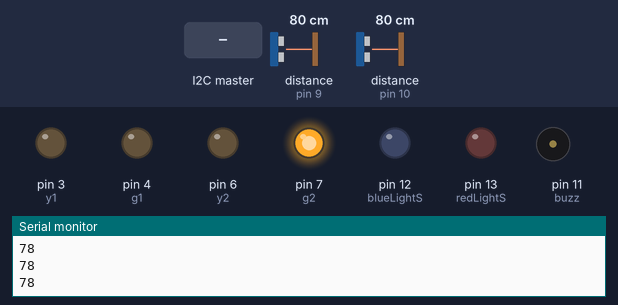
This sketch was run on a simulated Arduino Uno, built with avr-gcc and run on an emulated ATmega328P. Parts: output pins drawn as LEDs (lit = HIGH), buzzer (waves = sounding), the last lines printed to the serial monitor. Wiring (inferred from the names in the program): ultrasonic range finder: trigger pin 8; echo pin 9. Inputs (shaded band) come from the test bench; at power-on: distance to the obstacle (sensors on pin 9, pin 10) 80 cm. The echo pulse lasts 58.3 µs per cm; pins used as bus, display or sensor lines are not drawn.

Above: at 1.2 s.
1.3 s: distance to the obstacle (sensor on pin 9) set to 12 cm
2.8 s: distance to the obstacle (sensor on pin 9) set to 9 cm
At 3.04 s:
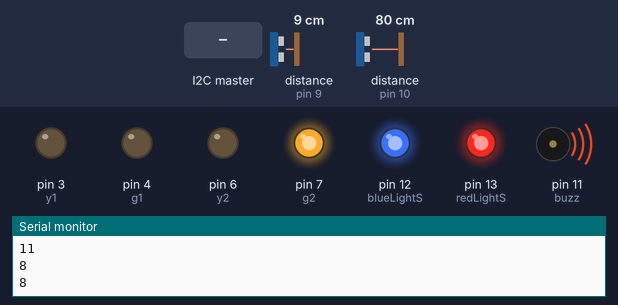
5.8 s: the I2C master sends the byte 1
At 8.7 s:
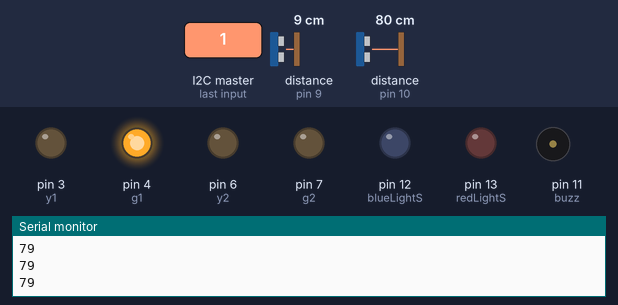
8.8 s: distance to the obstacle (sensor on pin 10) set to 12 cm
10.3 s: distance to the obstacle (sensor on pin 10) set to 9 cm
At 10.55 s:
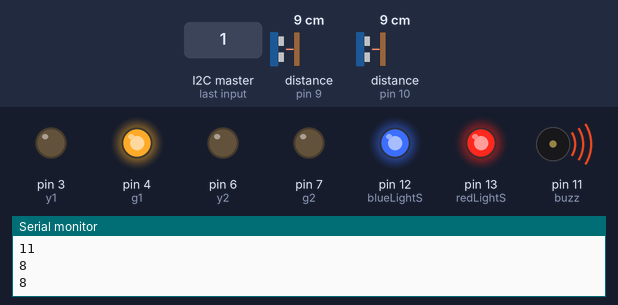
13.3 s: the I2C master sends the byte 0
At 15.9 s:
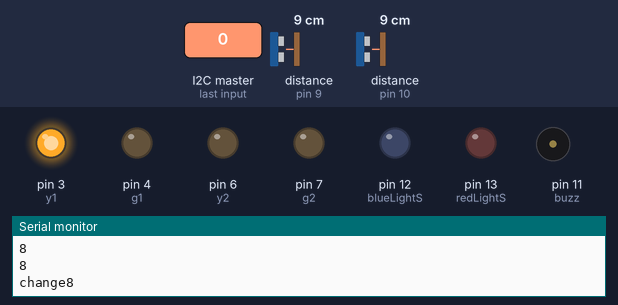
Timing chart, 0 to 17.3 s (numbered marks = the images above; inputs shaded):
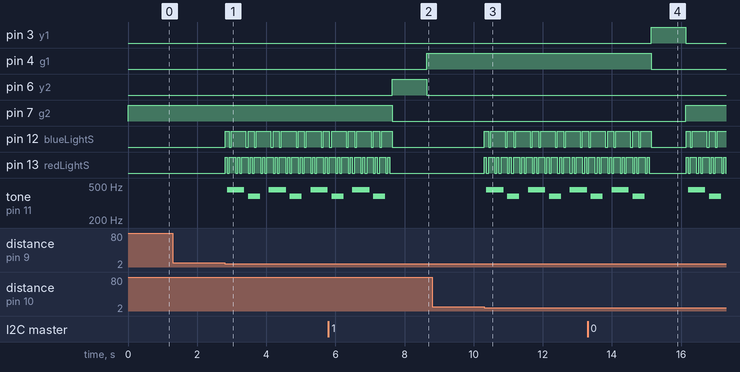

The sketch:

Slave.ino
```cpp
//To the reader: I apologize for the nightmare of a program you are about to read
//Port: COM6
#include <Wire.h> //Library includes functions to send bytes between 2 Arduinos

const int r1 = 2;
const int y1 = 3;
const int g1 = 4;
const int r2 = 5;
const int y2 = 6;
const int g2 = 7;
const int trigPin1 = 8;
const int echoPin1 = 9;
const int echoPin2 = 10;
const int buzz = 11;
const int blueLightS = 12;
const int redLightS = 13;
const int fiveSec = 5000;
const int threeSec = 3000;
const int oneSec = 1000;
int toggle = 0;

// defines variables
long duration;
int distance;

void setup()
{
  pinMode(r1, OUTPUT);
  pinMode(y1, OUTPUT);
  pinMode(g1, OUTPUT);
  pinMode(r2, OUTPUT);
  pinMode(y2, OUTPUT);
  pinMode(g2, OUTPUT);
  pinMode(trigPin1, OUTPUT);
  pinMode(echoPin1, INPUT);
  pinMode(echoPin2, INPUT);
  pinMode(buzz,OUTPUT);
  pinMode(redLightS, OUTPUT);
  pinMode(blueLightS, OUTPUT);
  Wire.begin(2);
  Wire.onReceive(change);

  Serial.begin(9600); // Starts the serial communication
}

void change(int bytes)
{
  toggle = Wire.read();
  Serial.print("change");
}
void loop()
{
  int i = 0; //timing variable for main loop
  int j; //timing variable for sub-loop
  int b1 = 1000, b2 = 1000; //buffer variables to hold temporary distance values

  //****************************************************************************************
  while (toggle == 0) //Loop for Distance Sensor 1
  {
    j = 0;
    digitalWrite(r1, HIGH);
    digitalWrite(y1, LOW);
    digitalWrite(g1, LOW);
    digitalWrite(g2, HIGH);
    digitalWrite(trigPin1, LOW);
    delayMicroseconds(10); // Sets the trigPin on HIGH state for 10 micro seconds
    digitalWrite(trigPin1, HIGH);
    delayMicroseconds(10);  // Reads the echoPin, returns the sound wave travel time in microseconds
    digitalWrite(trigPin1, LOW);
    duration = pulseIn(echoPin1, HIGH);
    distance = duration*0.034/2; //Calculates the distance
    if (distance < 10 && b1 < 10 && b2 < 10) //checks whether all three distance variables are less than 10 in which case STOP! YOU HAVE VIOLATED THE LAW!
    {
      while (j < 80)
      {
        int k = 0;
        if (j % 3 == 0 || j % 4 == 0)
        {
           while (k < 30) //You know, some days I REALLY hate this major
           {
            digitalWrite(redLightS, HIGH);
            digitalWrite(blueLightS, HIGH);
            delay(2);
            k++;
          }
        }
        else if (j % 2 == 0 && j != 0)
        {
          while (k < 30)
          {
            digitalWrite(blueLightS, LOW);
            digitalWrite(redLightS, HIGH);
            delay(2);
            k++;
          }
        }
        else if (j % 2 == 1 && j != 0)
        {
            while (k < 30)
            {
              digitalWrite(redLightS, LOW);
              digitalWrite(blueLightS, HIGH);
              delay(2);
              k++;
           }
        }
        else
        {
            while (k < 30)
            {
              digitalWrite(redLightS, HIGH);
              digitalWrite(blueLightS, HIGH);
              delay(2);
              k++;
           }
        }
        if (j % 20 == 0)  //Causes the buzzer to alternate between 2 tones
        {
              noTone(buzz);
              tone(buzz, 454, 500);
         }
         else if (j % 10 == 0)
         {
            noTone(buzz);
            tone (buzz, 380, 350);
         }
         j++;
      }
   }
   digitalWrite(redLightS, LOW);
   digitalWrite(blueLightS, LOW);
   b2 = b1;
   b1 = distance;
   Serial.println(distance);
   if (toggle == 1)
   {
     tLight(toggle);
   }
  }

  b1 = 1000;
  b2 = 1000;
  distance = 0;

  //*****************************************************************************************************************************************************************************************************************************************

  while (toggle == 1) //Loop 2
  {
    j = 0;
    digitalWrite(r2, HIGH);
    digitalWrite(y2, LOW);
    digitalWrite(g2, LOW);
    digitalWrite(trigPin1, LOW);
    delayMicroseconds(10);
    digitalWrite(trigPin1, HIGH);
    delayMicroseconds(10);
    digitalWrite(trigPin1, LOW);
    duration = pulseIn(echoPin2, HIGH);
    distance = duration*0.034/2; // Calculating the distance
    if (distance < 10 && b1 < 10 && b2 < 10)  //checks whether all three distance variables are less than 10 in which case STOP! YOU HAVE VIOLATED THE LAW!
    {
      while (j < 80)
      {
        int k = 0;
        if (j % 3 == 0 || j % 4 == 0)
        {
           while (k < 30) //You know, some days I REALLY hate this major
                          //Also, if everything breaks, change this 30 to 15. I don't know why, it just works
           {
            digitalWrite(redLightS, HIGH);
            digitalWrite(blueLightS, HIGH);
            delay(2);
            k++;
          }
        }
        else if (j % 2 == 0 && j != 0)
        {
          while (k < 30)
          {
            digitalWrite(blueLightS, LOW);
            digitalWrite(redLightS, HIGH);
            delay(2);
            k++;
          }
        }
        else if (j % 2 == 1 && j != 0)
        {
            while (k < 30)
            {
              digitalWrite(redLightS, LOW);
              digitalWrite(blueLightS, HIGH);
              delay(2);
              k++;
            }
        }
        else
        {
            while (k < 30)
            {
              digitalWrite(redLightS, HIGH);
              digitalWrite(blueLightS, HIGH);
              delay(2);
              k++;
            }
        }
        if (j % 20 == 0)
        {
              noTone(buzz);
              tone(buzz, 454, 500);
            }
         else if (j % 10 == 0)
         {
            noTone(buzz);
            tone (buzz, 380, 350);
         }
         j++;
      }
   }
   digitalWrite(redLightS, LOW);
   digitalWrite(blueLightS, LOW);
   b2 = b1;
   b1 = distance;
   Serial.println(distance);
   if (toggle == 0)
   {
     tLight(toggle);
   }
  }
}
void tLight(int toggle) //method containing code to control the traffic lights
{
   if(toggle == 1)
   {
       digitalWrite(r1, HIGH);
       digitalWrite(y1, LOW);
       digitalWrite(g1, LOW);
       digitalWrite(r2, LOW);
       digitalWrite(y2, HIGH);
       digitalWrite(g2, LOW);
   }
   else if(toggle == 0)
   {
       digitalWrite(r1, LOW);
       digitalWrite(y1, HIGH);
       digitalWrite(g1, LOW);
       digitalWrite(r2, HIGH);
       digitalWrite(y2, LOW);
       digitalWrite(g2, LOW);
   }
   delay(1000);
   if(toggle == 0)
   {
      digitalWrite(r1, HIGH);
      digitalWrite(y1, LOW);
      digitalWrite(g1, LOW);
      digitalWrite(r2, LOW);
      digitalWrite(y2, LOW);
      digitalWrite(g2, HIGH);
   }
   else if(toggle == 1)
   {
      digitalWrite(r1, LOW);
      digitalWrite(y1, LOW);
      digitalWrite(g1, HIGH);
      digitalWrite(r2, HIGH);
      digitalWrite(y2, LOW);
      digitalWrite(g2, LOW);
   }
}
```

Measured:
- the behaviour switches between 11 and 10 cm on distance to the obstacle (sensor on pin 9) (found by bisection; images 0 and 1)
- the behaviour switches between 11 and 10 cm on distance to the obstacle (sensor on pin 10) (found by bisection; images 2 and 3)
- after the input at 2.8 s, pin 12 (blueLightS): LOW → HIGH at once, then repeats every 0.72 s: LOW 0.06 s, HIGH 0.42 s, LOW 0.06 s, HIGH 0.18 s; pin 13 (redLightS): LOW → HIGH at once, then repeats every 0.36 s: LOW 0.06 s, HIGH 0.18 s, LOW 0.06 s, HIGH 0.06 s
- after the input at 5.8 s, pin 4 (g1): LOW → HIGH after 2.8 s; pin 6 (y2): LOW → HIGH after 1.8 s, → LOW 1.0 s later; pin 7 (g2): HIGH → LOW after 1.8 s; pin 13 (redLightS): goes on until 7.6 s, then stays LOW; tone on pin 11 (buzz): goes on until 7.4 s, then stays silent
- after the input at 10.3 s, pin 12 (blueLightS): LOW → HIGH at once, then repeats every 0.72 s: LOW 0.06 s, HIGH 0.42 s, LOW 0.06 s, HIGH 0.18 s; pin 13 (redLightS): LOW → HIGH at once, then repeats every 0.36 s: LOW 0.06 s, HIGH 0.18 s, LOW 0.06 s, HIGH 0.06 s
- after the input at 13.3 s, pin 3 (y1): LOW → HIGH after 1.8 s, → LOW 1.0 s later; pin 4 (g1): HIGH → LOW after 1.8 s; pin 7 (g2): LOW → HIGH after 2.8 s
